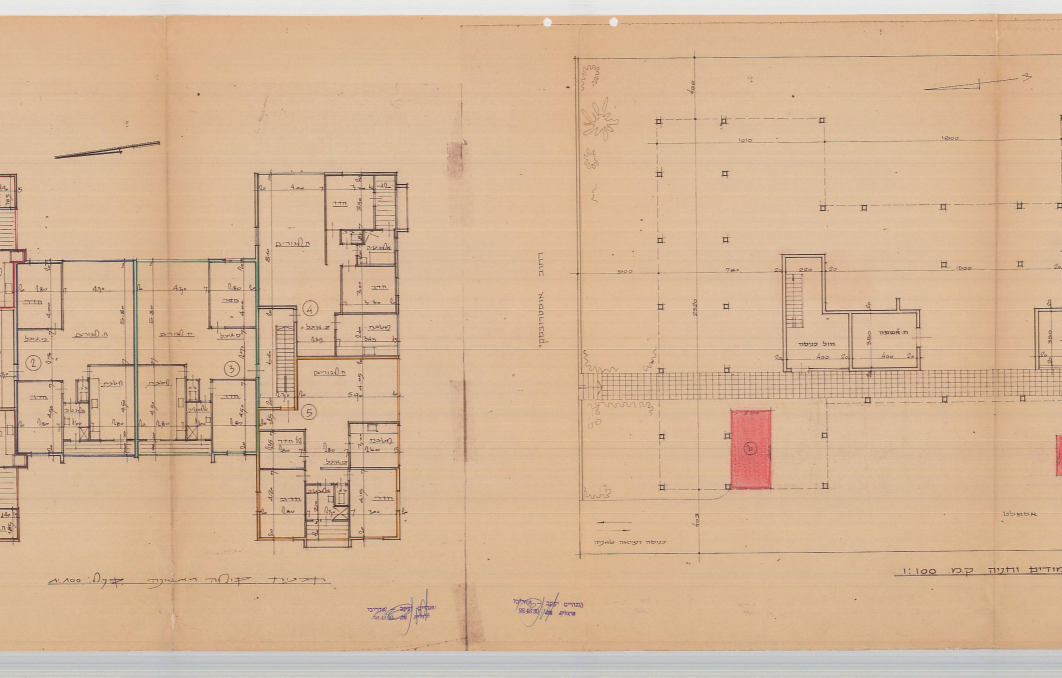
#> input picture p1_left.jpg, 5309 x 3388 px, given in place of p1_left.png, which was not available (shown at 1/5 size)
$ python stitch_lobby.py
#> lines starting #> are read from the running program, lines starting #| are printed output that depends on the picture; pictures that were not available may be replaced by others from this repository, and a replacement may not be noted
import cv2
import numpy as np
import os
import json

def main():
    img1_path = "p1_left.png"
    img2_path = "p2_right.png"

    img_left = cv2.imread(img1_path)
#> img_left is the input picture: shape (3388, 5309, 3); mean B, G, R 150.9, 182, 214
    img_right = cv2.imread(img2_path)
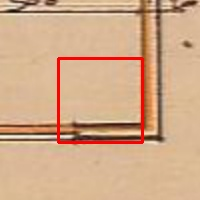
#> input picture crop_c289.jpg, 200 x 200 px, given in place of p2_right.png, which was not available
#> img_right is the input picture: shape (200, 200, 3); mean B, G, R 137.3, 170.3, 209.5

    if img_left is None or img_right is None:
        print("Error: Could not load images.")
        return

    h_l, w_l = img_left.shape[:2]
#> h_l = 3388; w_l = 5309
    h_r, w_r = img_right.shape[:2]
#> h_r = 200; w_r = 200

    # We resize img_right to match img_left height if they differ
    if h_l != h_r:
        scale_factor = h_l / h_r
#> scale_factor = 16.94
        img_right = cv2.resize(img_right, (int(w_r * scale_factor), h_l))
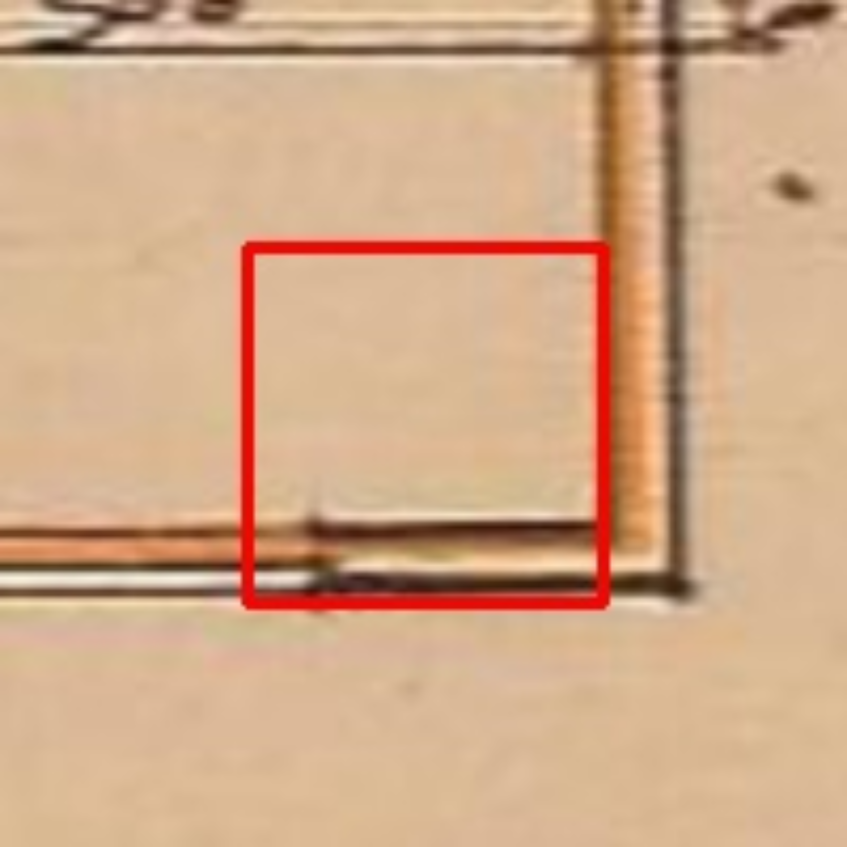
#> img_right: shape (3388, 3388, 3) (shown at 1/4 size); mean B, G, R 137.2, 170.1, 209.4
        h_r, w_r = img_right.shape[:2]
#> h_r = 3388; w_r = 3388

    # We define the cutting coordinates
    # Left Wing cut at the staircase lobby: x_l = 1968
    x_l = 1968

    # Right Wing cut at the staircase lobby: x_r = 1500
    x_r = 1500

    # Widths of the segments
    w_seg_left = x_l
    w_seg_right = w_r - x_r
#> w_seg_right = 1888

    # Create the stitched canvas
    stitched_w = w_seg_left + w_seg_right
#> stitched_w = 3856
    stitched_h = max(h_l, h_r)
#> stitched_h = 3388

    # Create white canvas
    canvas = np.ones((stitched_h, stitched_w, 3), dtype=np.uint8) * 255

    # Place Segment 1: Left Wing [0:x_l] at x = 0
    canvas[0:h_l, 0:w_seg_left] = img_left[:, 0:x_l]
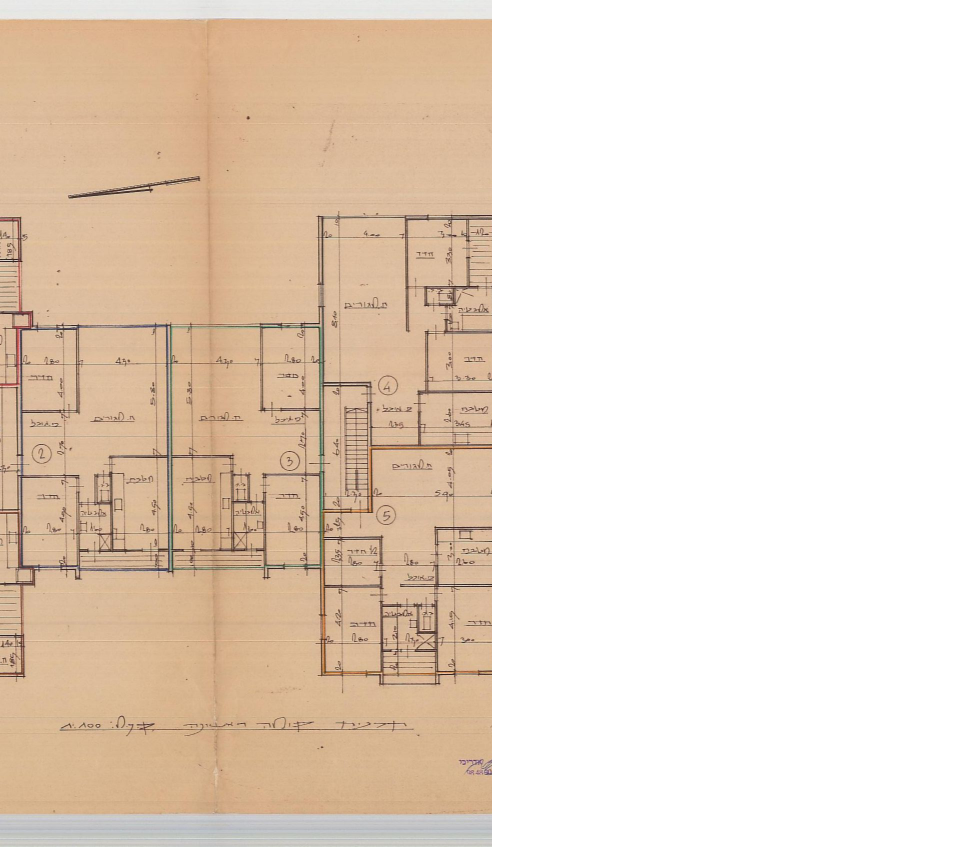
#> canvas: shape (3388, 3856, 3) (shown at 1/4 size); mean B, G, R 201, 216.6, 232.4

    # Place Segment 2: Right Wing [x_r:w_r] at x = w_seg_left
    canvas[0:h_r, w_seg_left:w_seg_left+w_seg_right] = img_right[:, x_r:w_r]
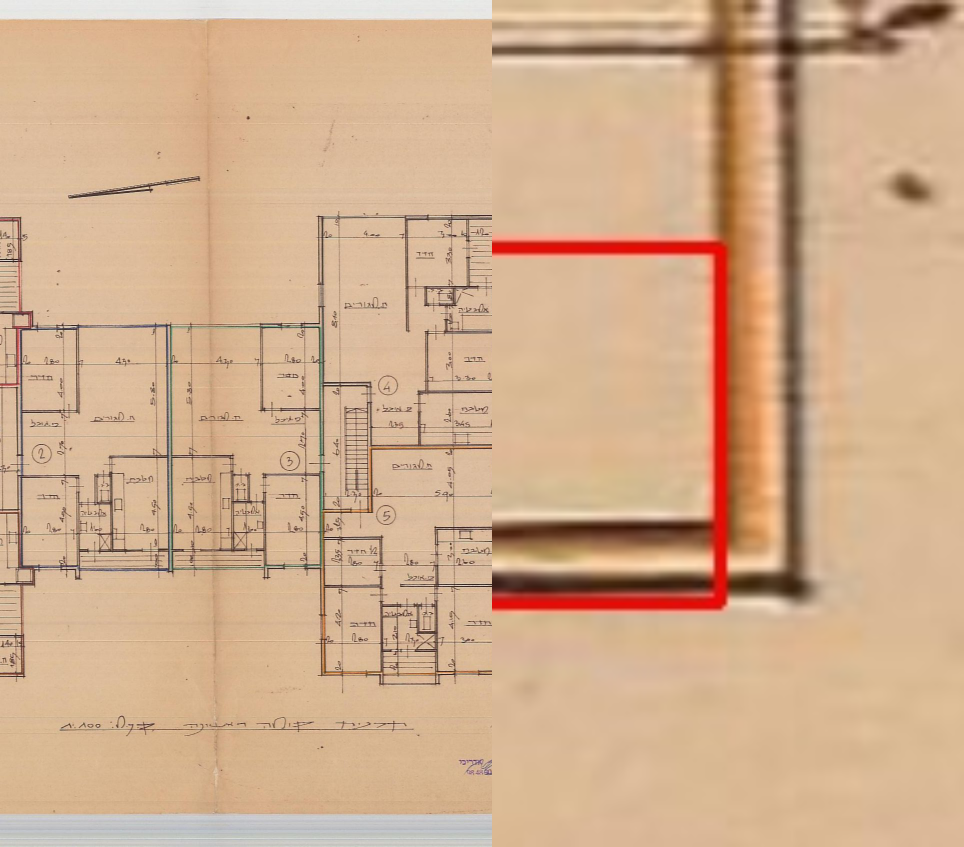
#> canvas: shape (3388, 3856, 3) (shown at 1/4 size); mean B, G, R 141.8, 173.8, 209.2

    # Save the stitched image
    cv2.imwrite("stitched_first_floor.jpg", canvas)
    print(f"Saved stitched image to stitched_first_floor.jpg (width: {stitched_w}, height: {stitched_h})")
#| Saved stitched image to stitched_first_floor.jpg (width: 3856, height: 3388)

    # Direct pixel coordinates
    left_coords = {
        "4": (1551, 1541, 35, "אפור"),
        "5": (1544, 2061, 35, "כתום")
    }

    right_coords = {
        "1": (3247, 2135, 34, "אדום"),
        "2": (2295, 1753, 32, "כחול"),
        "3": (3247, 1735, 32, "ירוק")
    }

    mapped_apts = []

    # Project Left Wing (Units 4, 5)
    for unit_num in ["4", "5"]:
        x_c, y_c, r, col = left_coords[unit_num]
        px0, py0, px1, py1 = x_c - r, y_c - r, x_c + r, y_c + r
        sy0 = int((py0 / stitched_h) * 1000)
        sx0 = int((px0 / stitched_w) * 1000)
        sy1 = int((py1 / stitched_h) * 1000)
        sx1 = int((px1 / stitched_w) * 1000)

        mapped_apts.append({
            "apartment_number": unit_num,
            "label_box": [sy0, sx0, sy1, sx1],
            "border_color": col,
            "remarks": f"דירה {unit_num} ממוקמת באגף השמאלי של קומה ראשונה."
        })

    # Project Right Wing (Units 1, 2, 3)
    for unit_num, (x_c, y_c, r, col) in right_coords.items():
        px0_stitched = x_c - r - x_r + w_seg_left
        px1_stitched = x_c + r - x_r + w_seg_left
        py0_stitched = y_c - r
        py1_stitched = y_c + r

        sy0 = int((py0_stitched / stitched_h) * 1000)
        sx0 = int((px0_stitched / stitched_w) * 1000)
        sy1 = int((py1_stitched / stitched_h) * 1000)
        sx1 = int((px1_stitched / stitched_w) * 1000)

        mapped_apts.append({
            "apartment_number": unit_num,
            "label_box": [sy0, sx0, sy1, sx1],
            "border_color": col,
            "remarks": f"דירה {unit_num} ממוקמת באגף הימני של קומה ראשונה."
        })

    # Save grounding json file
    merged_result = {"apartments": mapped_apts}

    # Overwrite all grounding files in cache to make sure generate_dashboard.py picks it up
    with open("cache/grounding_fixed.json", "w") as f:
        json.dump(merged_result, f, indent=2, ensure_ascii=False)

    # We also write it to the SHA hash grounding file that is being loaded
    import glob
    grounding_files = glob.glob("cache/grounding_*.json")
    for f_path in grounding_files:
        with open(f_path, "w") as f:
            json.dump(merged_result, f, indent=2, ensure_ascii=False)

    print("Saved grounding data to all grounding caches.")

    # Draw verification images
    img_verify = canvas.copy()

    # Draw Left Wing (4, 5)
    for unit_num in ["4", "5"]:
        x_c, y_c, r, col = left_coords[unit_num]
        color_bgr = (128, 128, 128) if col == "אפור" else (0, 165, 255)
        cv2.circle(img_verify, (x_c, y_c), r, color_bgr, 4)
        cv2.putText(img_verify, f"U{unit_num}", (x_c - 15, y_c - r - 10), cv2.FONT_HERSHEY_SIMPLEX, 1.2, color_bgr, 3)

    # Draw Right Wing (1, 2, 3)
    for unit_num, (x_c, y_c, r, col) in right_coords.items():
        sx = int(x_c - x_r + w_seg_left)
        sy = int(y_c)
        color_bgr = (0, 0, 255) if col == "אדום" else (255, 0, 0) if col == "כחול" else (0, 255, 0)
        cv2.circle(img_verify, (sx, sy), r, color_bgr, 4)
        cv2.putText(img_verify, f"U{unit_num}", (sx - 15, sy - r - 10), cv2.FONT_HERSHEY_SIMPLEX, 1.2, color_bgr, 3)

    cv2.imwrite("verify_final_grounding.jpg", img_verify)
    small = cv2.resize(img_verify, (1600, int(1600 * img_verify.shape[0] / img_verify.shape[1])))
    cv2.imwrite("verify_final_grounding_small.jpg", small)
    print("Saved verification images.")

if __name__ == "__main__":
    main()
